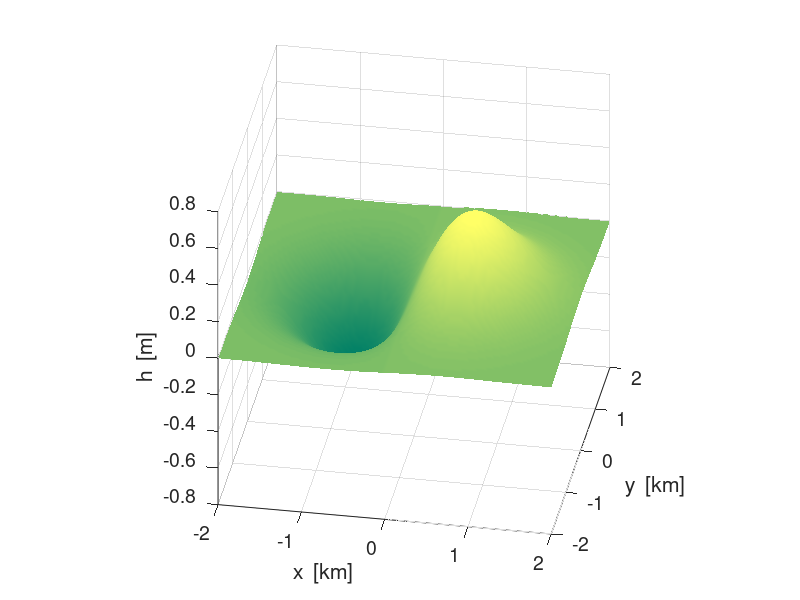
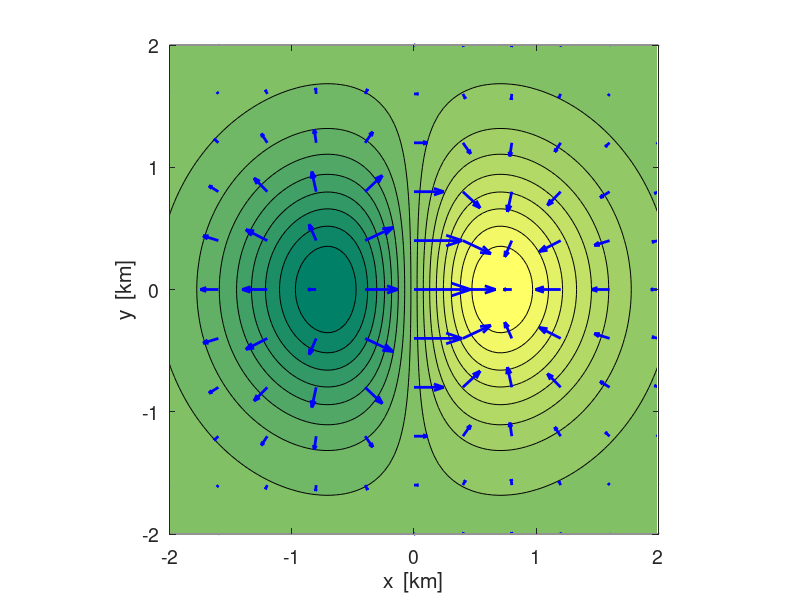

Reproduce these figures in MATLAB, in order.
% cemDiff01.m
% 19 march 2016
% Ian Cooper
% School of Physics, University of Sydney
% https://d-arora.github.io/Doing-Physics-With-Matlab/

% GRADIENT FUNCTION  of f(x,y)
%   meshgrid / [3D] plots: contourf and quiver

clear all
close all
clc

N = 101;
xMax = 2;
xMin = -xMax;
yMax= xMax;
yMin = -yMax;
x = linspace(xMin, xMax,N);
y = linspace(yMin, yMax,N);
dx = x(2)-x(1);   dy = y(2)-y(1);
[xx, yy] = meshgrid(x,y);

f = xx .* exp(-xx.^2 - yy.^2);
%f = 10 .* (2.*xx.*yy - 3.*xx.^2 -4.*yy.^2 - 18.*xx + 28.*yy +12); 

[delx, dely] = gradient(f,dx,dy);

figure(1);
set(gcf,'units','normalized','position',[0.2 0.2 0.3 0.5]);
surf(xx,yy,f);
shading interp;
xlabel('x  [km]'); ylabel('y  [km]'); zlabel('h  [m]');
view(10, 30);
colormap(summer)
set(gca,'fontsize',14)
axis square

figure(2) % -------------------------------------------------------------
set(gcf,'units','normalized','position',[0.6 0.2 0.35 0.4]);
contourf(xx, yy, f, 16);
shading interp
hold on
d = 1:10:N;
p1 = xx(d,d); p2 = yy(d,d); p3 = delx(d,d); p4 = dely(d,d);
h = quiver(p1, p2, p3, p4);
set(h,'color',[0 0 1],'linewidth', 2);
axis equal
set(gca,'xLim',[xMin, xMax]);
set(gca,'yLim',[yMin, yMax]);
colormap(summer)
xlabel('x  [km]'); ylabel('y  [km]');
set(gca,'fontsize',14)
